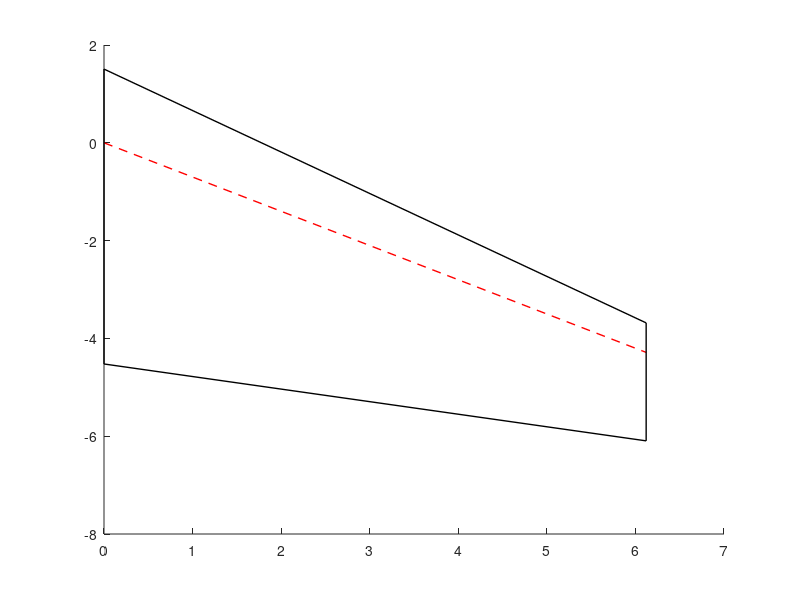

MATLAB code to generate this figure:
clear
clf
clc

% parameters
area = 51.68; % m^2
AR = 5.8;
wing_span = (area * AR / 2) ^ 0.5; % m
taper_ratio = 0.4;
quarter_chord_sweep = 35; % degrees

% simple design
total_chord = 1 + 1 / taper_ratio;
tip_chord = 2 * area / (wing_span * total_chord);
root_chord = tip_chord / taper_ratio;
qcy = -wing_span / 2 * tand(quarter_chord_sweep);
le_tip = qcy + tip_chord / 4;
te_tip = qcy - 3 * tip_chord / 4;
le_root = root_chord / 4;
te_root = -3 * root_chord / 4;

% draw the wing
figure
clf
hold on
plot([0, wing_span / 2], [0, qcy], 'r--', 'LineWidth', 1)
plot([0, wing_span / 2], [le_root, le_tip], 'k-', 'LineWidth', 1)
plot([0, wing_span / 2], [te_root, te_tip], 'k-', 'LineWidth', 1)
plot([0, 0], [le_root, te_root], 'k-', 'LineWidth', 1)
plot([wing_span / 2, wing_span / 2], [le_tip, te_tip], 'k-', 'LineWidth', 1)

